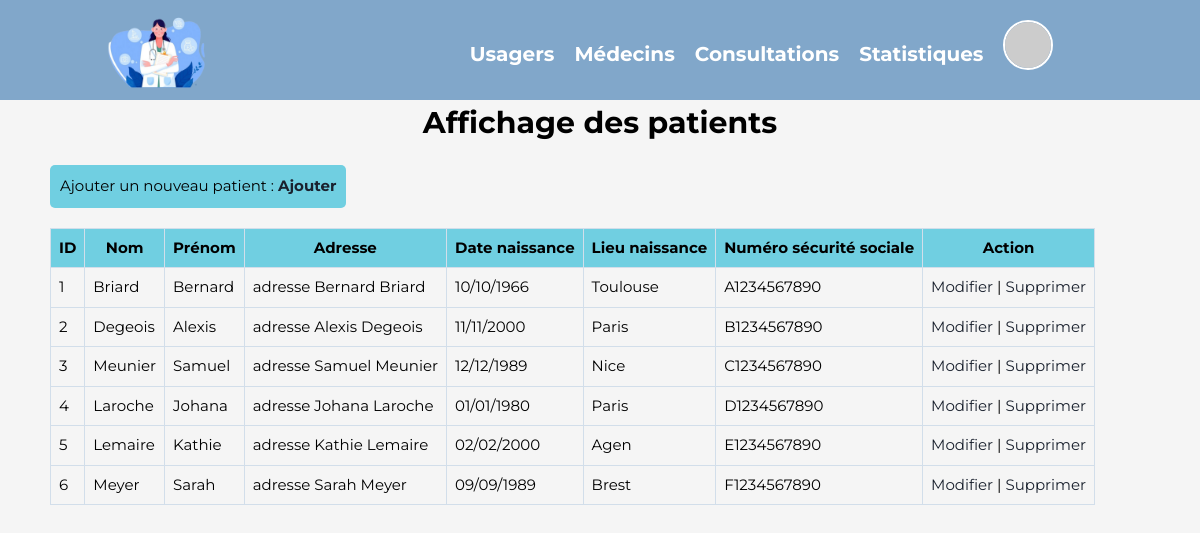
Page /PHP/affichagePatient.php on the committed database.
### tables this page shows
CREATE TABLE usager(
   idusager INT AUTO_INCREMENT,
   Civilite VARCHAR(50),
   Nom VARCHAR(50),
   Prenom VARCHAR(50),
   Adresse VARCHAR(50),
   DateNaissance DATE,
   LieuNaissance VARCHAR(50),
   NumSecu VARCHAR(50),
   Id_Medecin INT NOT NULL,
   PRIMARY KEY(idusager),
   FOREIGN KEY(Id_Medecin) REFERENCES medecin(Id_Medecin)
);

### PHP/affichagePatient.php (the view, shortened to what this page needs)
<!DOCTYPE html>
<html lang="fr">
<head>
    <link rel="stylesheet" href="/projetPHP2023/CSS/base.css">
    <link rel="stylesheet" href="/projetPHP2023/CSS/affichage.css">
</head>
<body>
    <?php include 'header.php'; ?>
    <h1>Affichage des patients</h1>
    <div class="creer">
        Ajouter un nouveau patient : <strong><a href="/projetPHP2023/PHP/creationPatient.php">Ajouter</a></strong>
    </div>
    <?php
    require 'connexionBD.php';
    $reponse = $bdd->query("SELECT * FROM usager");
    $donnees = $reponse->fetchAll();
    echo '<table border="1">';
    echo '<tr><th>ID</th><th>Nom</th><th>Prénom</th><th>Adresse</th><th>Date naissance</th><th>Lieu naissance</th><th>Numéro sécurité sociale</th><th>Action</th></tr>';
    foreach ($donnees as $donnee) {
        echo '<tr>';
        echo '<td>' . $donnee['idusager'] . '</td>';
        echo '<td>' . $donnee['Nom'] . '</td>';
        echo '<td>' . $donnee['Prenom'] . '</td>';
        echo '<td>' . $donnee['Adresse'] . '</td>';
        echo '<td>' . date('d/m/Y', strtotime($donnee['DateNaissance'])) . '</td>';
        echo '<td>' . $donnee['LieuNaissance'] . '</td>';
        echo '<td>' . $donnee['NumSecu'] . '</td>';
        echo '<td><a href="modifierPatient.php?id=' . $donnee['idusager'] . '&nom=' . $donnee['Nom'] . '&prenom=' . $donnee['Prenom']
        . '&adresse=' . $donnee['Adresse'] . '&dateNaissance=' . $donnee['DateNaissance'] . '&lieuNaissance=' . $donnee['LieuNaissance']
        . '&numSecu=' . $donnee['NumSecu'] . '">Modifier</a> |
        <a href="supprimerPatient.php?id=' . $donnee['idusager'] . '&nom=' . $donnee['Nom'] . '&prenom=' . $donnee['Prenom']
        . '&adresse=' . $donnee['Adresse'] . '&dateNaissance=' . $donnee['DateNaissance'] . '&lieuNaissance=' . $donnee['LieuNaissance']
        . '&numSecu=' . $donnee['NumSecu'] . '">Supprimer</a></td>';
        echo '</tr>';
    }
    ?>
</body>

### PHP/header.php (shortened to what this page needs)
<!DOCTYPE html>
<html lang="fr">
    <link rel="stylesheet" href="/projetPHP2023/CSS/header.css">
    <link rel="stylesheet" href="/projetPHP2023/CSS/base.css">
<body>
    <header>
            <div class="menu-container">
                <div class="logo">
                    <a href="/projetPHP2023/PHP/menu.php"><img src="/projetPHP2023/Donnees/doctor.png" alt="logo"></a>
                </div>
                <ul class="menuheader">
                    <li><a href="/projetPHP2023/PHP/affichagePatient.php">Usagers</a></li>
                    <li><a href="/projetPHP2023/PHP/affichageMedecin.php">Médecins</a></li>
                    <li><a href="/projetPHP2023/PHP/affichageRDV.php">Consultations</a></li>
                    <li><a href="/projetPHP2023/PHP/stats.php">Statistiques</a></li>
                    <li><a href="#" class="display-picture"><img src="https://i.pravatar.cc/85" alt="profil"></a></li>
                </ul>
            </div>
    </header>
</body>
</html>

### CSS/base.css (style rules this page uses)
* { margin: 0; padding: 0; box-sizing: border-box; }
body { background-color: #f5f5f5; font-family: 'Montserrat', sans-serif; font-size: 15px; justify-content: center; line-height: 1.5; }
h1 { text-align: center; font-size: 30px; margin-bottom: 20px; }

### CSS/affichage.css (style rules this page uses)
table { border-collapse: collapse; margin: 20px 50px; }
th, td { border: 1px solid #D2DEEA; padding: 8px; text-align: left; }
th { background-color: #70CFE1; text-align: center; }
a { text-decoration: none; color: #1A212E; }
.creer { margin-left: 50px; margin-right: 50px; margin-top: 20px; margin-bottom: 20px; padding: 10px; background-color: #70CFE1; border-radius: 5px; text-align: center; width: fit-content; }

### CSS/header.css (style rules this page uses)
header { background-color: #81A7CA; text-align: center; font-size: 20px; font-weight: bold; width: 100%; position: relative; top: 0; left: 0; height: 100px; align-items: center; }
header a { color: #fff; text-decoration: none; display: block; }
.logo { width: fit-content; height: fit-content; }
.logo img { width: 100px; height: 100px; margin-right: 50px; }
.menu-container { display: grid; grid-template-columns: auto auto; justify-content: space-around; align-items: center; }
ul { list-style: none; display: flex; align-items: center; justify-content: center; }
ul li { display: inline-block; margin-right: 20px; }
.display-picture { margin-left: auto; margin-right: 20px; }
.display-picture img { width: 50px; height: 50px; border-radius: 50%; border: 2px solid #fff; transition: border-color 0.5s ease; }
ul img { width: 50px; height: 50px; border-radius: 50%; margin-bottom: 10px; }

### rows in the picture
usager: idusager "1", Nom "Briard", Prenom "Bernard", Adresse "adresse Bernard Briard", DateNaissance "10/10/1966", LieuNaissance "Toulouse", NumSecu "A1234567890"
usager: idusager "2", Nom "Degeois", Prenom "Alexis", Adresse "adresse Alexis Degeois", DateNaissance "11/11/2000", LieuNaissance "Paris", NumSecu "B1234567890"
usager: idusager "3", Nom "Meunier", Prenom "Samuel", Adresse "adresse Samuel Meunier", DateNaissance "12/12/1989", LieuNaissance "Nice", NumSecu "C1234567890"
usager: idusager "4", Nom "Laroche", Prenom "Johana", Adresse "adresse Johana Laroche", DateNaissance "01/01/1980", LieuNaissance "Paris", NumSecu "D1234567890"
usager: idusager "5", Nom "Lemaire", Prenom "Kathie", Adresse "adresse Kathie Lemaire", DateNaissance "02/02/2000", LieuNaissance "Agen", NumSecu "E1234567890"
usager: idusager "6", Nom "Meyer", Prenom "Sarah", Adresse "adresse Sarah Meyer", DateNaissance "09/09/1989", LieuNaissance "Brest", NumSecu "F1234567890"
